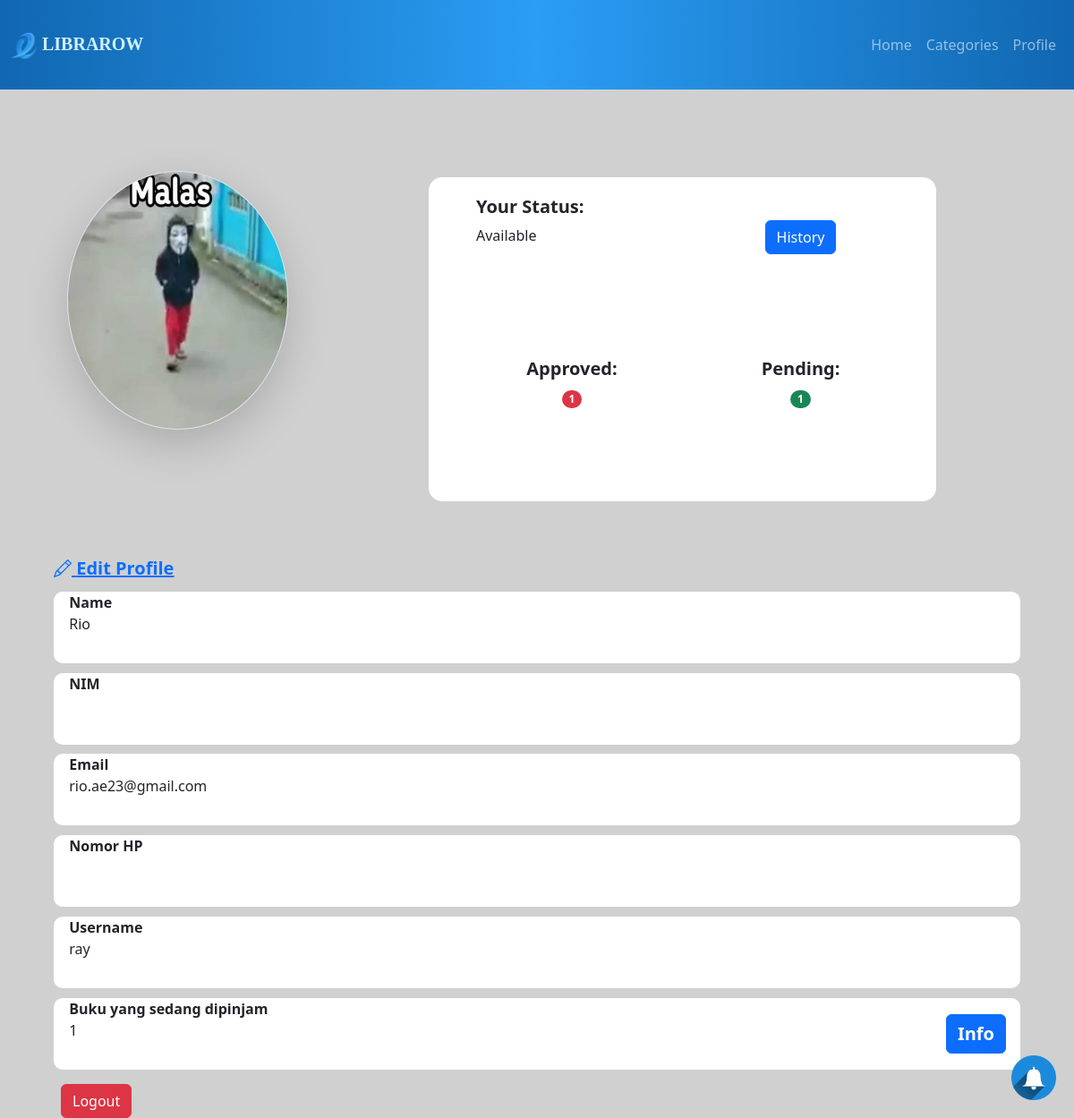
Page /user_profile.php (signed in) on the earlier database version.
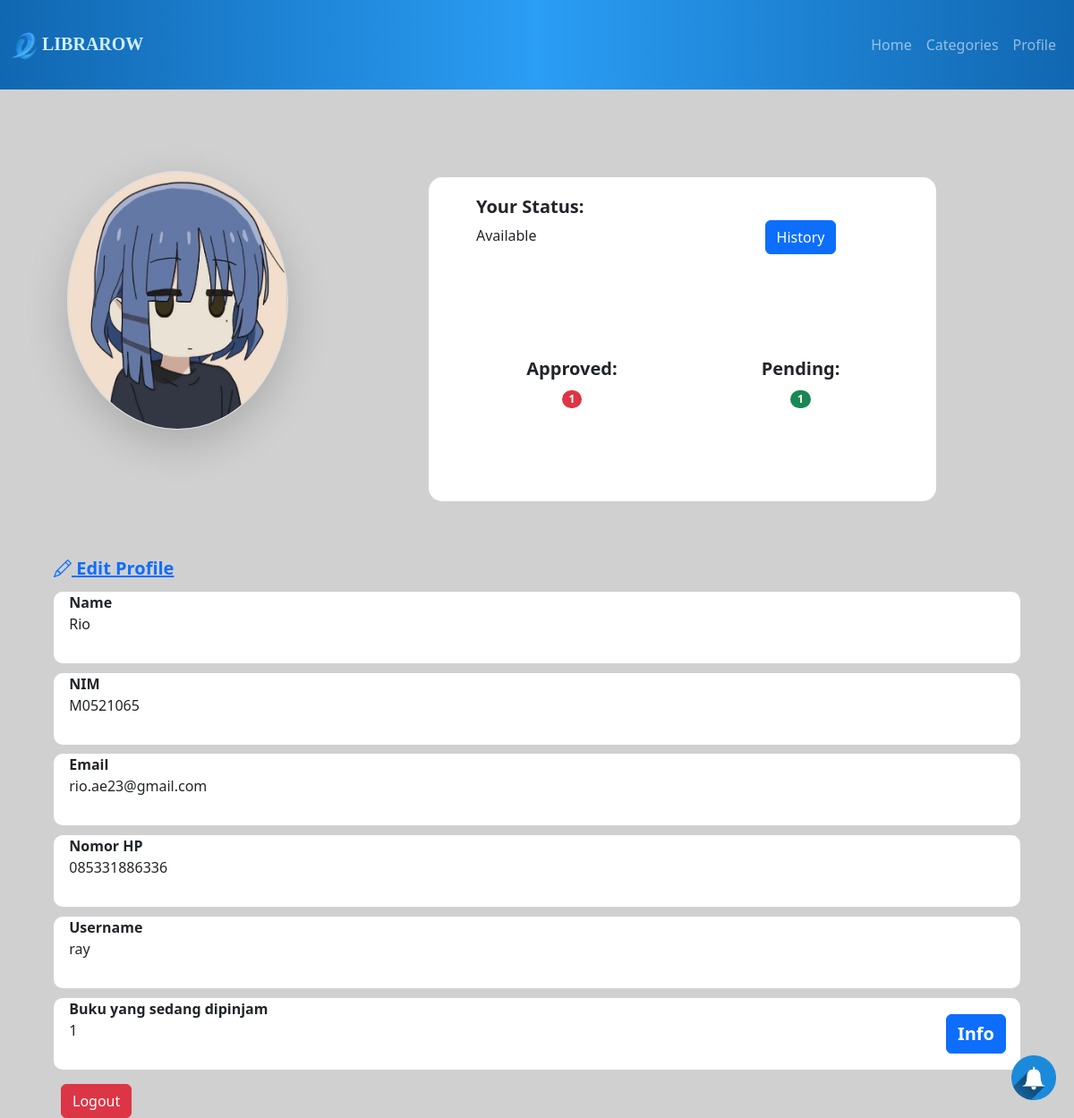
Same page on the later database version.
### tables this page shows
CREATE TABLE `user` (
  `id` int(11) NOT NULL,
  `username` varchar(20) NOT NULL,
  `password` varchar(50) NOT NULL,
  `nama` varchar(50) NOT NULL,
  `email` varchar(100) DEFAULT NULL,
  `nohp` varchar(15) DEFAULT NULL,
  `nim` varchar(10) DEFAULT NULL,
  `status` enum('aktif','suspend','inactive') NOT NULL,
  `foto` varchar(100) DEFAULT NULL
);

### functions.php (called while the page is built, shortened)
<?php
$conn = mysqli_connect('localhost','root','','librarow');
function query($query){
    global $conn;
    $result = mysqli_query($conn,$query);
    $row = [];
    while($dbs = mysqli_fetch_assoc($result)){
        $row[] = $dbs;
    }
    return $row;
}
?>

### user_profile.php (the view, shortened to what the changed rows need)
<?php
include 'functions.php';
$Username = $_COOKIE['username'];
$user = query("SELECT * FROM user WHERE username = '$Username'")[0];
?>
<!DOCTYPE html>
<html lang="en">
<head>
    <link rel="stylesheet" href="bootstrap/css/bootstrap.min.css">
    <link rel="stylesheet" href="css/user_page.css">
    <link rel="stylesheet" href="https://cdn.jsdelivr.net/npm/bootstrap@5.3.0/dist/css/bootstrap.min.css">
    <link rel="stylesheet" href="https://cdn.jsdelivr.net/npm/bootstrap-icons@1.7.2/font/bootstrap-icons.css">
    <link rel="stylesheet" href="https://cdnjs.cloudflare.com/ajax/libs/font-awesome/5.15.3/css/all.min.css" />
</head>
<body style="background-color: #D0D0D0;">
    <div class="pucontainer">
    <div class="card pupict">
        <img src="img/<?=$user['foto']?>" class="card-img-top rounded-circle shadow shadow-info shadow-lg border" alt="">
    </div>
</div>
    <div class="pucontainer">
        <div class="pubar">
            <div class="putextcon">
                <div class="putitle">Name</div>
                <div class="puins"><?= $user['nama'] ?></div>
            </div>
        </div>
        <div class="pubar">
            <div class="putextcon">
                <div class="putitle">NIM</div>
                <div class="puins"><?= $user['nim'] ?></div>
            </div>
        </div>
        <div class="pubar">
            <div class="putextcon">
                <div class="putitle">Email</div>
                <div class="puins"><?= $user['email'] ?></div>
            </div>
        </div>
        <div class="pubar">
            <div class="putextcon">
                <div class="putitle">Nomor HP</div>
                <div class="puins"><?= $user['nohp'] ?></div>
            </div>
        </div>
        <div class="pubar">
            <div class="putextcon">
                <div class="putitle">Username</div>
                <div class="puins"><?= $user['username'] ?></div>
            </div>
        </div>
    </div>
</body>
</html>

Differences in the rows shown:
changed user "Rio": foto: a different picture; nim (not shown) → "M0521065"; nohp (not shown) → "085331886336"
